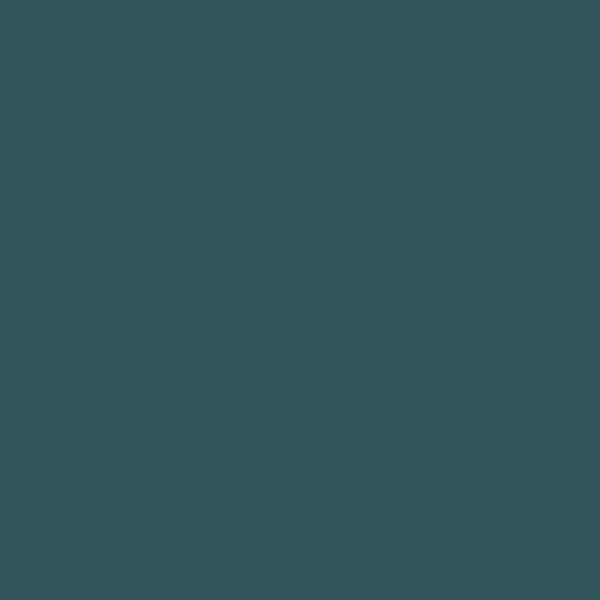
Frame 1 (no input)
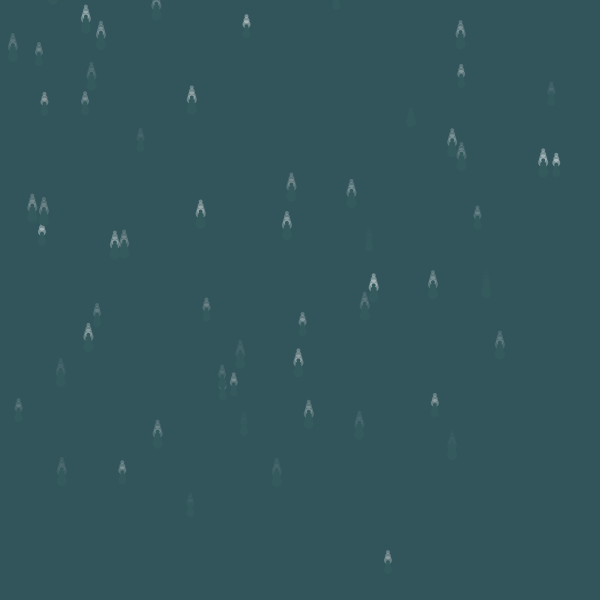
Frame 60 (the mouse pressed at the canvas centre just before this capture)
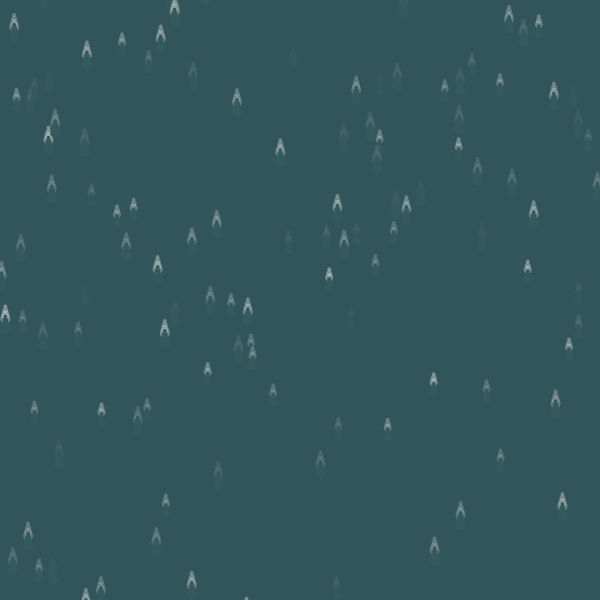
Frame 120 (the mouse held since frame 60 and released just before this capture)

The Processing sketch that drew these frames (run headless with seeded random() and noise(); from frame 60 on, the mouse is pressed at the canvas centre):

// Processing sketch: processing_163583
// ── processing_163583.pde

float r = 20;
int howMany = 0;
Drop[] drops = new Drop[200];

void setup(){
  size(600,600);
  smooth();
  background(0);

}

void draw(){
  background(49,85,91);
  
  if(howMany<drops.length){
    drops[howMany] = new Drop();
    howMany++;
  }

  for(int i = 0; i<howMany; i++){
    drops[i].move();
    drops[i].show();
  }
}

class Drop {
  float x, y;
  float speed;
  float r;
  color c;
  
  Drop(){
     init();
  }
  void init(){
     x = random(width);
     y = -50;
     r = random(4,6);
     speed = random(8,10); 
     float rand = random(200,255);
     c = color(rand- (mouseX%75), rand- (mouseY%75), rand , random(0,100));
  }
  void show(){
        noStroke();
    fill(c); 
    for(int i = 2 ; i < r; i++){
      ellipse(x, y + (i*4),i*2,i*2);
    }

     fill(52,90,93);
     for(int i = 2 ; i < r; i++){
      ellipse(x, y +10+ (i*4),i*2,i*2);
    }
   
  }
  
  void move(){
    if(y>=600){
      init();
    }
    else{
    y+= speed;
    }
  }
  
  
}
